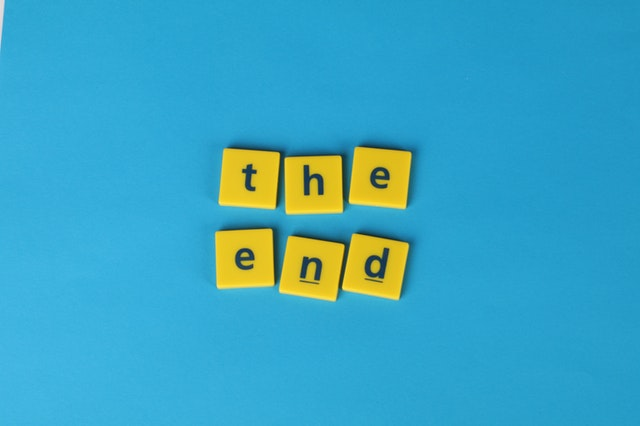
#> input picture week08/ta-blocks.jpg, 640 x 426 px
$ python teach2.py
#> lines starting #> are read from the running program, lines starting #| are printed output that depends on the picture; after the words box and inside, x2 and y2 are one past the last pixel; in counts of white or black regions, pixels touching at a corner belong together
#> further down, img is the input picture: shape (426, 640, 3); mean B, G, R 195.6, 165.4, 57
import cv2
import numpy as np

# Todo
# ta-blocks -> count the number of blocks in the image
# ta-cat -> find the eyes only
# ta-connect -> count the number of red and yellow circles
# ta-maze -> (Hard) find the path through the maze
# ta-tiles -> count the number of tiles

# ------------------------------------------------------------------------------------------
def draw_lines(image):
    # Code example from: https://www.geeksforgeeks.org/line-detection-python-opencv-houghline-method/
    # Reading the required image in
    # which operations are to be done.
    # Make sure that the image is in the same
    # directory in which this python program is

    # Convert the img to grayscale
    gray = cv2.cvtColor(image, cv2.COLOR_BGR2GRAY)
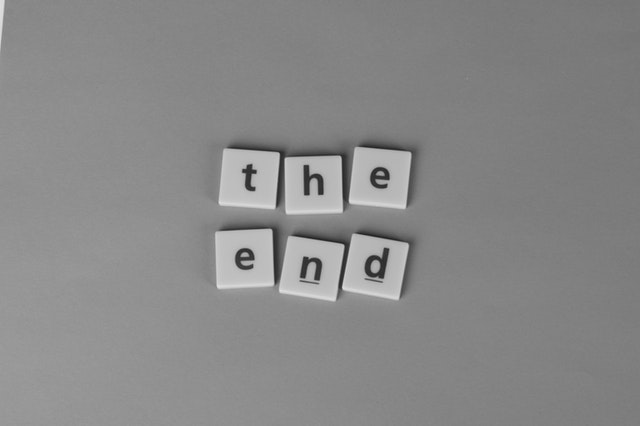
#> gray: shape (426, 640); min 33, max 227, mean 136.4

    # Apply edge detection method on the image
    edges = cv2.Canny(gray, 50, 150, apertureSize=3)
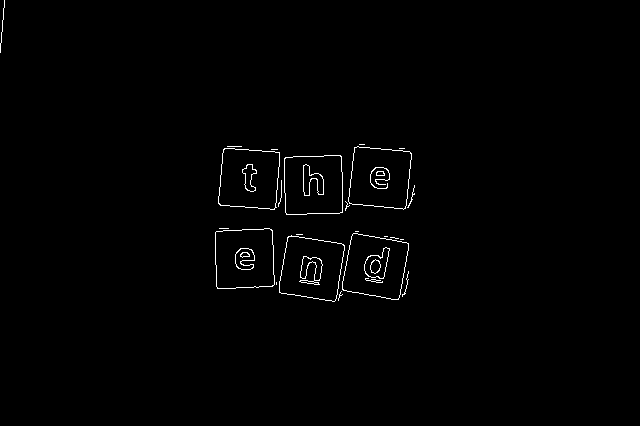
#> edges: shape (426, 640); 0.88% white in thin lines or dots, all inside (x1, y1, x2, y2) = (0, 0, 415, 302)

    # This returns an array of r and theta values
    lines = cv2.HoughLines(edges, 1, np.pi/180, 200)
#> lines = None
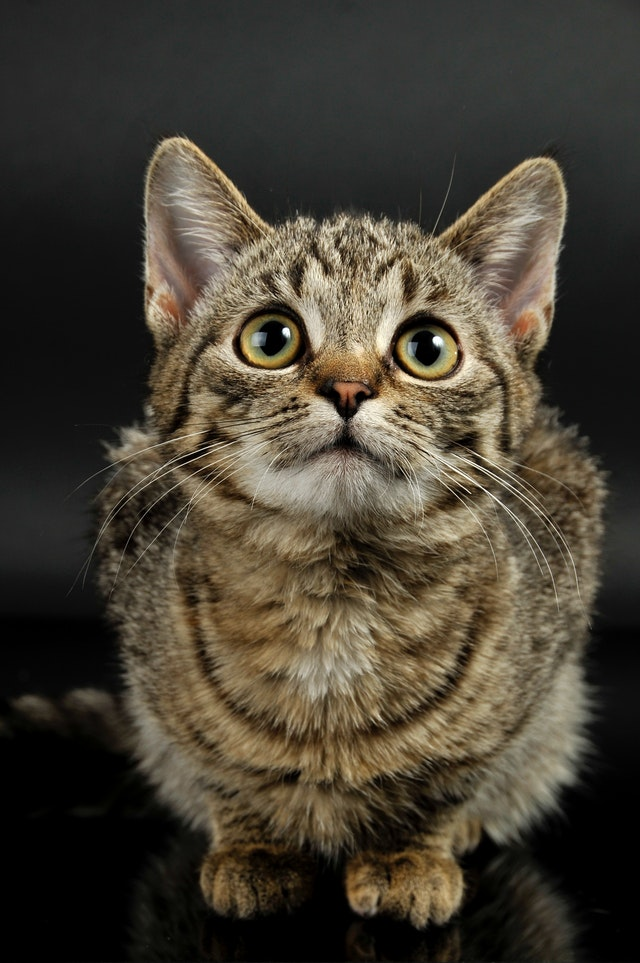
#> input picture week08/ta-cat.jpg, 640 x 963 px
#> further down, img is the input picture: shape (963, 640, 3); mean B, G, R 50.9, 63.2, 69.8

    if (lines is None):
        return image

    # The below for loop runs till r and theta values
    # are in the range of the 2d array
    for r, theta in lines[0]:

        # Stores the value of cos(theta) in a
        a = np.cos(theta)

        # Stores the value of sin(theta) in b
        b = np.sin(theta)

        # x0 stores the value rcos(theta)
        x0 = a*r

        # y0 stores the value rsin(theta)
        y0 = b*r

        # x1 stores the rounded off value of (rcos(theta)-1000sin(theta))
        x1 = int(x0 + 1000*(-b))

        # y1 stores the rounded off value of (rsin(theta)+1000cos(theta))
        y1 = int(y0 + 1000*(a))

        # x2 stores the rounded off value of (rcos(theta)+1000sin(theta))
        x2 = int(x0 - 1000*(-b))

        # y2 stores the rounded off value of (rsin(theta)-1000cos(theta))
        y2 = int(y0 - 1000*(a))

        # cv2.line draws a line in image from the point(x1,y1) to (x2,y2).
        # (0,0,255) denotes the colour of the line to be
        #drawn. In this case, it is red.
        cv2.line(image, (x1, y1), (x2, y2), (0, 0, 255), 2)

    return image

# ------------------------------------------------------------------------------------------
def draw_circles(image):
    # Code from: https://www.geeksforgeeks.org/circle-detection-using-opencv-python
    # Read image.

    # Convert to grayscale.
    gray = cv2.cvtColor(image, cv2.COLOR_BGR2GRAY)
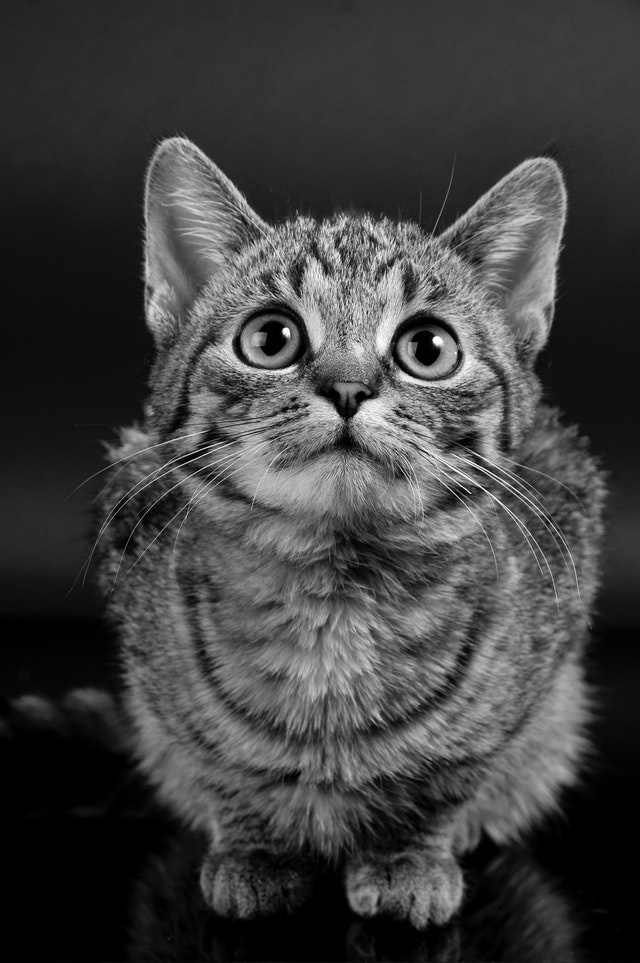
#> gray: shape (963, 640); min 0, max 255, mean 63.8

    # Blur using 3 * 3 kernel.
    gray_blurred = cv2.blur(gray, (3, 3))

    # Apply Hough transform on the blurred image.
    detected_circles = cv2.HoughCircles(gray_blurred,
                                        cv2.HOUGH_GRADIENT, 1, 20, param1=50,
                                        param2=30, minRadius=1, maxRadius=40)
#> detected_circles = 210 rows, first 8: [269.5, 345.5, 37.2], [321.5, 271.5, 33.8], [406.5, 790.5, 39.4], [510.5, 536.5, 39.4], [426.5, 360.5, 33.8], [464.5, 265.5, 35], [210.5, 539.5, 35], [447.5, 525.5, 34.9]

    # Draw circles that are detected.
    if detected_circles is not None:

        # Convert the circle parameters a, b and r to integers.
        detected_circles = np.uint16(np.around(detected_circles))
#> detected_circles = 210 rows, first 8: [270, 346, 37], [322, 272, 34], [406, 790, 39], [510, 536, 39], [426, 360, 34], [464, 266, 35], [210, 540, 35], [448, 526, 35]

        for pt in detected_circles[0, :]:
            a, b, r = pt[0], pt[1], pt[2]

            # Draw the circumference of the circle.
            cv2.circle(image, (a, b), r, (0, 255, 0), 2)

            # Draw a small circle (of radius 1) to show the center.
            cv2.circle(image, (a, b), 1, (0, 0, 255), 3)
#> this loop made 210 passes
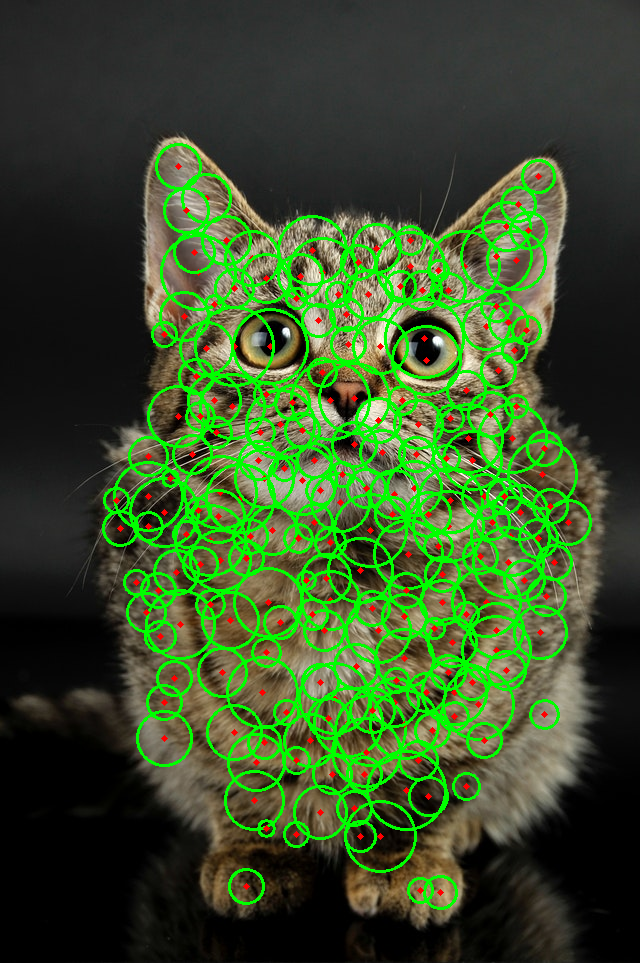
#> image: shape (963, 640, 3); 13.03% of pixels changed, all inside (x1, y1, x2, y2) = (102, 143, 592, 910)

    return image


img = cv2.imread('ta-blocks.jpg')
img = draw_lines(img)
cv2.imshow('lines', img)

img = cv2.imread('ta-cat.jpg')
img = draw_circles(img)
cv2.imshow('circles', img)

cv2.waitKey(0)
